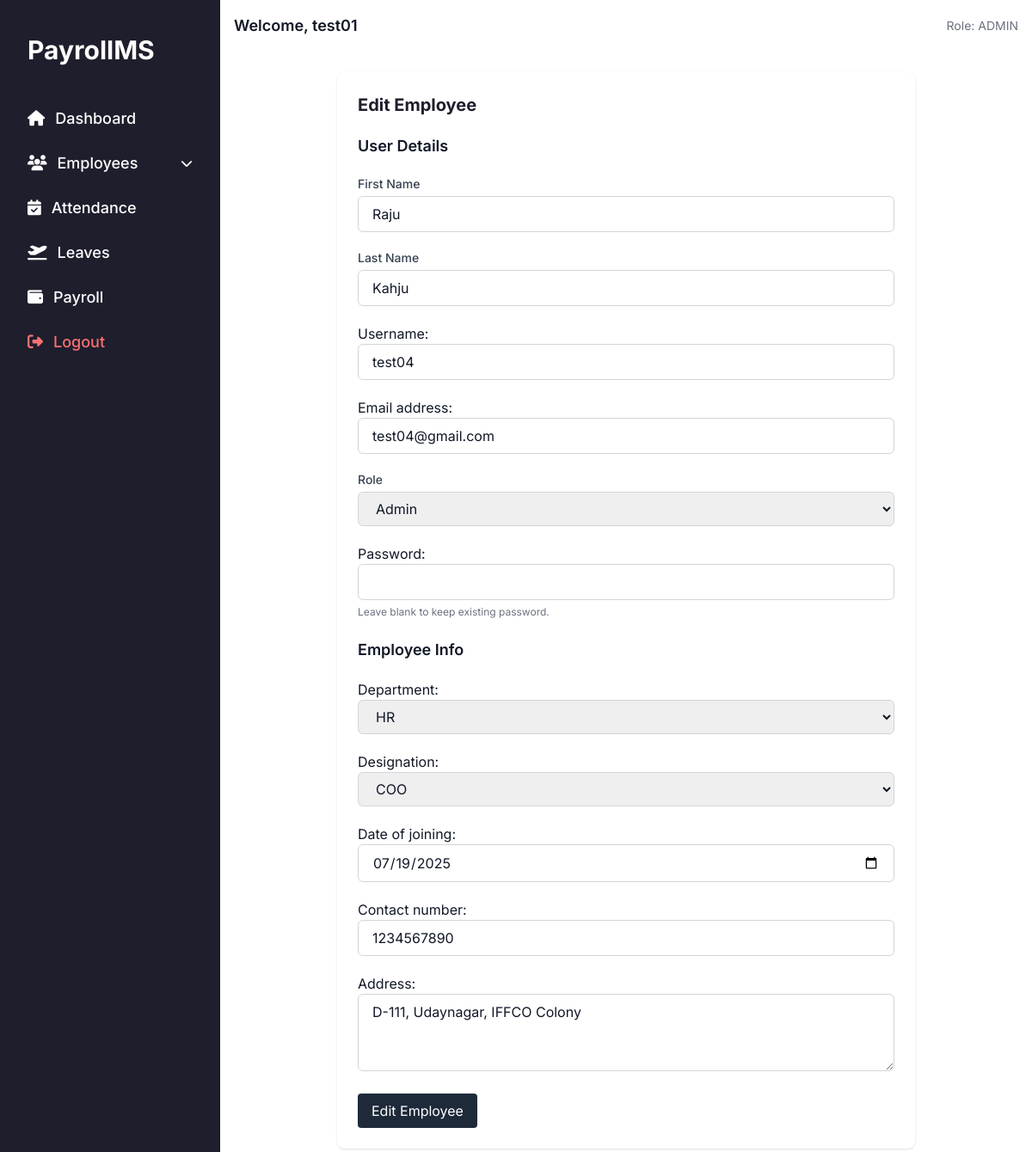
/employees/employees/4/edit/ (signed in), run on the app's committed database.
### users/models.py (models this page shows, shortened)
class User(AbstractUser):
    ROLE_CHOICES = (
        ('ADMIN', 'Admin'),
        ('HR', 'HR'),
        ('EMPLOYEE', 'Employee'),
    )
    role = models.CharField(max_length=10, choices=ROLE_CHOICES)

### employees/models.py (models this page shows, shortened)
class Employee(models.Model):
    user = models.OneToOneField(User, on_delete=models.CASCADE, related_name='employee')
    department = models.ForeignKey(Department, on_delete=models.SET_NULL, null=True)
    designation = models.ForeignKey(Designation, on_delete=models.SET_NULL, null=True)
    date_of_joining = models.DateField()
    contact_number = models.CharField(max_length=15)
    address = models.TextField()

### employees/views.py (the view)
# urls.py: path('employees/<int:pk>/edit/', views.employee_edit, name='employee_edit'),
@login_required
@user_passes_test(is_admin)
def employee_edit(request, pk):
    employee = get_object_or_404(Employee, pk=pk)
    user = employee.user
    if request.method == 'POST':
        user_form = UserForm(request.POST, instance=user)
        emp_form = EmployeeForm(request.POST, instance=employee)
        if user_form.is_valid() and emp_form.is_valid():
            user = user_form.save(commit=False)
            password = user_form.cleaned_data.get('password')
            if password:
                user.set_password(password)
            user.save()
            emp_form.save()
            messages.success(request, 'Employee updated successfully.')
            return redirect('employees:employee_list')
    else:
        user_form = UserForm(instance=user)
        emp_form = EmployeeForm(instance=employee)
    return render(request, 'employees/employee_form.html', {
        'user_form': user_form,
        'emp_form': emp_form,
        'title': 'Edit Employee'
    })

### employees/models.py (called while the page is built)
    def __str__(self):
        return self.name

    def __str__(self):
        return self.title

### employees/views.py (called while the page is built)
def is_admin(user):
    return user.is_authenticated and user.role == 'ADMIN'

### templates/employees/employee_form.html (shortened to what this page needs)
{% extends 'dashboard/base_dashboard.html' %}
{% block content %}
<div class="max-w-2xl mx-auto bg-white p-6 rounded-lg shadow">
  <h2 class="text-xl font-bold mb-4 text-[#1e1e2d]">{{ title }}</h2>
  <form method="post" class="space-y-5">
  <h2 class="text-lg font-semibold">User Details</h2>
<div>
  <label for="first_name" class="block text-sm font-medium text-gray-700 mb-1">First Name</label>
  {{ user_form.first_name }}
</div>
<div>
  <label for="last_name" class="block text-sm font-medium text-gray-700 mb-1">Last Name</label>
  {{ user_form.last_name }}
</div>
  <div>
    {{ user_form.username.label_tag }}
    {{ user_form.username }}
  </div>
  <div>
    {{ user_form.email.label_tag }}
    {{ user_form.email }}
  </div>
  <div>
    <label for="role" class="block text-sm font-medium text-gray-700 mb-1">Role</label>
    {{ user_form.role }}
  </div>
  <div>
    {{ user_form.password.label_tag }}
    {{ user_form.password }}
    {% if title == "Edit Employee" %}
      <small class="text-gray-500 text-xs">Leave blank to keep existing password.</small>
    {% endif %}
  </div>
  <h2 class="text-lg font-semibold">Employee Info</h2>
  <div>
    {{ emp_form.department.label_tag }}
    {{ emp_form.department }}
  </div>
  <div>
    {{ emp_form.designation.label_tag }}
    {{ emp_form.designation }}
  </div>
  <div>
    {{ emp_form.date_of_joining.label_tag }}
    {{ emp_form.date_of_joining }}
  </div>
  <div>
    {{ emp_form.contact_number.label_tag }}
    {{ emp_form.contact_number }}
  </div>
  <div>
    {{ emp_form.address.label_tag }}
    {{ emp_form.address }}
  </div>
  <button type="submit" class="bg-[#1e2a3a] text-white px-4 py-2 rounded hover:bg-[#111b29]">
    {{ title }}
  </button>
</form>
</div>
{% endblock %}

### templates/dashboard/base_dashboard.html (shortened to what this page needs)
<!DOCTYPE html>
<html lang="en">
<head>
  <script src="https://cdn.tailwindcss.com"></script>
  <link
    rel="stylesheet"
    href="https://cdnjs.cloudflare.com/ajax/libs/font-awesome/6.5.0/css/all.min.css"
  />
</head>
<body class="bg-[#f3f4f6] text-[#111827]">
  <div class="flex h-screen overflow-hidden">
    <aside class="w-64 hidden md:block bg-[#1e1e2d] text-white p-4 shadow-lg">
      <div class="text-3xl font-bold px-4 py-6 text-white">PayrollMS</div>
      <nav class="space-y-2 mt-4 text-lg font-medium">
        <a href="#" class="sidebar-link flex items-center gap-3 px-4 py-2 rounded-lg transition duration-150 hover:bg-[#2a2a3c]">
          <i class="fas fa-home text-white"></i> Dashboard
        </a>
        <div class="sidebar-link px-4 py-2 rounded-lg transition duration-150 hover:bg-[#2a2a3c]">
  <div class="flex items-center justify-between cursor-pointer" onclick="toggleDropdown('employeeMenu')">
    <span class="flex items-center gap-3">
      <i class="fas fa-users text-white"></i> Employees
    </span>
    <i class="fas fa-chevron-down text-sm"></i>
  </div>
</div>
        <a href="#" class="sidebar-link flex items-center gap-3 px-4 py-2 rounded-lg transition duration-150 hover:bg-[#2a2a3c]">
          <i class="fas fa-calendar-check text-white"></i> Attendance
        </a>
        <a href="#" class="sidebar-link flex items-center gap-3 px-4 py-2 rounded-lg transition duration-150 hover:bg-[#2a2a3c]">
          <i class="fas fa-plane-departure text-white"></i> Leaves
        </a>
        <a href="#" class="sidebar-link flex items-center gap-3 px-4 py-2 rounded-lg transition duration-150 hover:bg-[#2a2a3c]">
          <i class="fas fa-wallet text-white"></i> Payroll
        </a>
        <a href="{% url 'users:logout' %}" class="sidebar-link flex items-center gap-3 px-4 py-2 rounded-lg text-red-400 hover:bg-red-900 transition duration-150">
          <i class="fas fa-sign-out-alt"></i> Logout
        </a>
      </nav>
    </aside>
    <div class="flex-1 flex flex-col overflow-hidden">
      <header class="flex justify-between items-center p-4 bg-white shadow">
        <h1 class="text-lg font-semibold">Welcome, {{ request.user.username }}</h1>
        <span class="text-sm text-gray-500">Role: {{ request.user.role }}</span>
      </header>
      <main class="flex-1 overflow-y-auto p-6 bg-white">
        {% block content %}{% endblock %}
      </main>
    </div>
  </div>
</body>
</html>

### templates/dashboard/base_dashboard.html (style rules this page uses)
body { font-family: 'Inter', sans-serif; }

### data on the page
User: user.username "test01", user.role "ADMIN"
User: first_name "Raju", last_name "Kahju", username "test04", email "test04@gmail.com", role "Admin"
Employee: department "HR", designation "COO", date_of_joining "07/19/2025", contact_number "1234567890", address "D-111, Udaynagar, IFFCO Colony"

### other printed values
{{ title }} "Edit Employee"
{{ user_form.username.label_tag }} "Username:"
{{ user_form.email.label_tag }} "Email address:"
{{ user_form.password.label_tag }} "Password:"
{{ emp_form.department.label_tag }} "Department:"
{{ emp_form.designation.label_tag }} "Designation:"
{{ emp_form.date_of_joining.label_tag }} "Date of joining:"
{{ emp_form.contact_number.label_tag }} "Contact number:"
{{ emp_form.address.label_tag }} "Address:"
